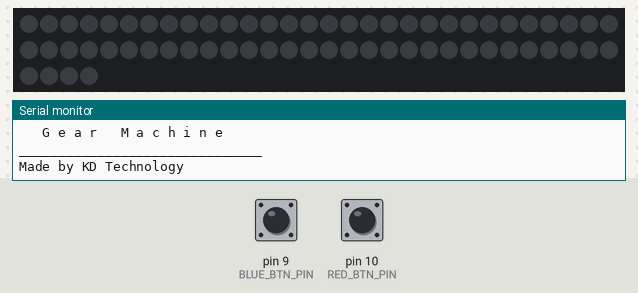
The program below on a simulated Arduino Uno, built with avr-gcc and run on an emulated ATmega328P. Parts: 64 RGB LEDs in strip order, left to right, continuing on the next row, the last lines printed to the serial monitor. The test bench sets the inputs (shaded band); at power-on: pin 9 (BLUE_BTN_PIN) HIGH, pin 10 (RED_BTN_PIN) HIGH.

Above: at 1.2 s.
1.3 s: pin 9 (BLUE_BTN_PIN) pulled LOW for 0.15 s
At 1.83 s:
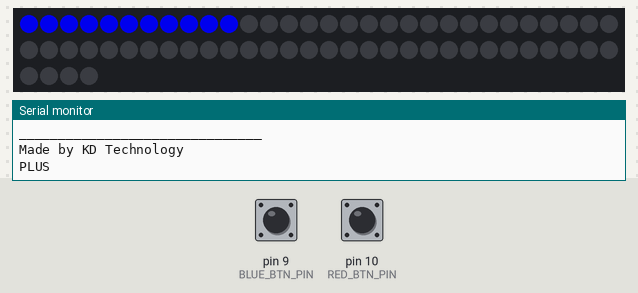
2.0 s: pin 10 (RED_BTN_PIN) pulled LOW for 1 s
At 3.4 s:
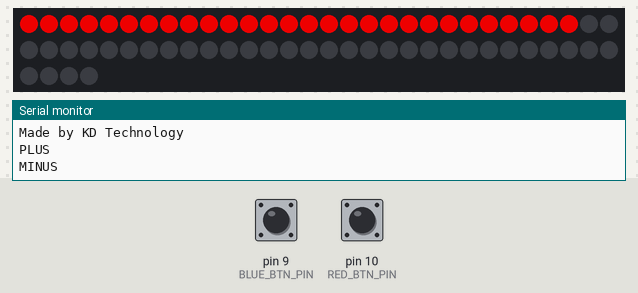
4.5 s: pin 9 (BLUE_BTN_PIN) pulled LOW for 1 s
At 6.04 s:
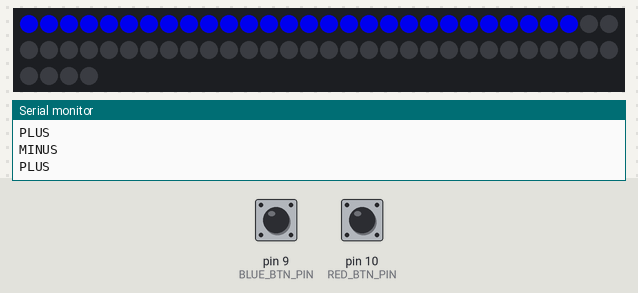
6.1 s: pin 10 (RED_BTN_PIN) pulled LOW for 0.15 s
At 8.6 s:
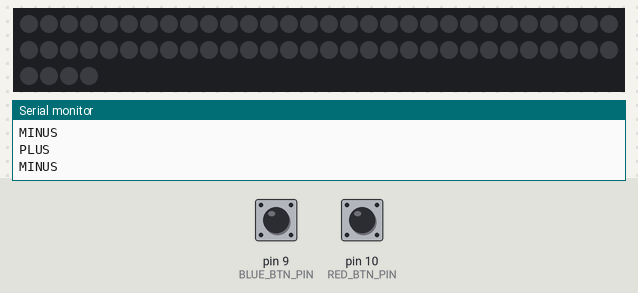
Timing chart, 0 to 9.7 s (numbered marks = the images above; inputs shaded):
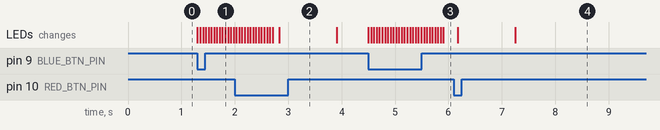

Measured:
- after the input at 1.3 s, the LEDs: first change at once (image 1 shows a later state)
- after the input at 2.0 s, the LEDs: first differ from a run without the input after 0.83 s (image 2)
- after the input at 4.5 s, the LEDs: first change at once (image 3 shows a later state)
- after the input at 6.1 s, the LEDs: first change after 0.07 s (image 4 shows a later state)

The program:

main.cpp
```cpp
/*
	Author: Yuval Kedar - KD Technology
	Instagram: https://www.instagram.com/kd_technology/
	Date: Oct 19
	Dev board: Arduino Uno

	"Gear Machine" is a progress machine for Gigantic.

	Arduino Uno communicates with RPi.
	A hamer (instead of a claw) hits buttons.
    There are two type of buttons: Red and blue.
    Red btn = -1
    Blue btn = +1

    On the machine's background there is a LED matrix that shows the user's progress.
    There are 4 levels (square frames) until one reaches the core and wins.

    The trick? The floor, which includes the buttons, is rotating.
*/

#include <Adafruit_NeoPixel.h>
#include "Button.h" // https://github.com/madleech/Button
#include <timer.h>   // https://github.com/brunocalou/Timer
#include <timerManager.h>
#include "Arduino.h"

#define SERIAL_BAUDRATE (115200)
#define LED_DATA_PIN (6)
#define BLUE_BTN_PIN (9)
#define RED_BTN_PIN (10)
#define NUM_LEDS (64)
#define LED_BRIGHTNESS (200)
#define WINNING_FX_TIME (2000)  //NOTICE: make sure the number isn't too big. User might start a new game before the effect ends.
#define WINNING_SENSOR_PIN (7)   // winning switch pin in the RPi (GPIO12)

Adafruit_NeoPixel strip(NUM_LEDS, LED_DATA_PIN, NEO_GRB + NEO_KHZ800);
Button blue_btn(BLUE_BTN_PIN);
Button red_btn(RED_BTN_PIN);
Timer reset_timer;

int8_t score = 0;
uint8_t last_score = 0;
uint8_t level[] = {0, 28, 48, 60, 64};  //levels 0 to 4
uint8_t start_point = 0;
unsigned long last_update = 0;
int8_t i = 0;  //TODO: change i and j to normal names...
int8_t j = 0;

void delay_millis(uint32_t ms) {
    uint32_t start_ms = millis();
    while (millis() - start_ms < ms)
        ;
}

void level_up(uint8_t led_num) {
    if (led_num == level[1]) start_point = 0;   //up from level 0 to 1
    if (led_num == level[2]) start_point = 28;  //up from level 1 to 2
    if (led_num == level[3]) start_point = 48;  //up from level 2 to 3
    if (led_num == level[4]) start_point = 60;  //...

    for (uint8_t i = start_point; i < led_num; i++) {
        strip.setPixelColor(i, strip.Color(0, 0, 255));
        strip.show();
        delay_millis(50);
    }
}

void level_down(uint8_t wait, uint8_t led_num) {  //clear prev level's frame and do the opposite direction effect with red color
    uint8_t start_point;
    if (led_num == level[0]) start_point = 28;  //down from level 1 to 0
    if (led_num == level[1]) start_point = 48;  //down from level 2 to 1
    if (led_num == level[2]) start_point = 60;  //down from level 3 to 2
    if (led_num == level[3]) start_point = 64;  //...

    if (millis() - last_update > wait) {
        last_update = millis();
        for (int8_t i = start_point - 1; i >= led_num; i--) {
            strip.setPixelColor(i, strip.Color(255, 0, 0));
            strip.show();
        }
    }
    delay_millis(1000);
    for (int8_t i = start_point - 1; i >= led_num; i--) {
        strip.setPixelColor(i, strip.Color(0, 0, 0));
        strip.show();
    }
}

void winning() {  // Rainbow cycle along whole strip.
    for (long firstPixelHue = 0; firstPixelHue < 5 * 65536; firstPixelHue += 256) {
        for (uint8_t i = 0; i < strip.numPixels(); i++) {  // For each pixel in strip...
            int pixelHue = firstPixelHue + (i * 65536L / strip.numPixels());
            strip.setPixelColor(i, strip.gamma32(strip.ColorHSV(pixelHue)));
        }
        strip.show();
    }
}

void reset_game() {
    score = 0;
    last_score = 4;
    digitalWrite(WINNING_SENSOR_PIN, LOW);
    strip.clear();
    strip.show();
}

void winning_check() {
    if (score == 4) {
        digitalWrite(WINNING_SENSOR_PIN, HIGH);
        // Serial.println("YOU WON");
    } else
        digitalWrite(WINNING_SENSOR_PIN, LOW);
}

void update_score() {
    if (blue_btn.pressed()) {
        score++;
        Serial.println("PLUS");
        if (score >= 4) {
            score = 4;
        }
    }

    if (red_btn.pressed()) {
        score--;
        Serial.println("MINUS");
        if (score <= 0) {
            score = 0;
        }
    }

    switch (score) {
        case 0:
            if (last_score == 1) level_down(50, level[0]);
            last_score = 0;
            digitalWrite(WINNING_SENSOR_PIN, LOW);
            break;
        case 1:
            if (last_score == 0) level_up(level[1]);        // if last_score was 0 make the blue effect because level is up
            if (last_score == 2) level_down(50, level[1]);  // if last_score was 2 make the red effect because level is down
            last_score = 1;
            digitalWrite(WINNING_SENSOR_PIN, LOW);
            break;
        case 2:
            if (last_score == 1) level_up(level[2]);
            if (last_score == 3) level_down(50, level[2]);
            last_score = 2;
            digitalWrite(WINNING_SENSOR_PIN, LOW);
            break;
        case 3:
            if (last_score == 2) level_up(level[3]);
            if (last_score == 4) level_down(50, level[3]);
            last_score = 3;
            digitalWrite(WINNING_SENSOR_PIN, LOW);
            break;
        case 4:
            winning_check();
            reset_timer.start();
            winning();
            break;
    }
}

void setup() {
    Serial.begin(SERIAL_BAUDRATE);
    pinMode(LED_DATA_PIN, OUTPUT);
    pinMode(WINNING_SENSOR_PIN, OUTPUT);
    digitalWrite(WINNING_SENSOR_PIN, LOW);

    blue_btn.begin();
    red_btn.begin();

    reset_timer.setCallback(reset_game);
    reset_timer.setTimeout(WINNING_FX_TIME);

    strip.begin();
    strip.show();  // Turn OFF all pixels
    strip.setBrightness(LED_BRIGHTNESS);

    Serial.println(F(
        "_______________________________\n"
        "\n"
        "   G e a r   M a c h i n e     \n"
        "_______________________________\n"
        "\n"
        "Made by KD Technology\n"
        "\n"));
}

void loop() {
    update_score();
    TimerManager::instance().update();
}
```
